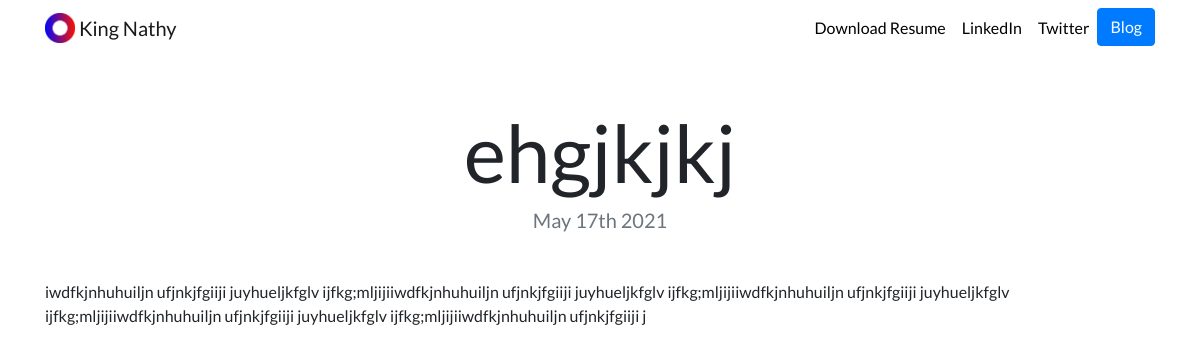
The app's page /blog/4 with its own data.
### blog/models.py (models this page shows, shortened)
class Blogproj(models.Model):
    title = models.CharField(max_length=200)
    description = models.TextField(max_length=3000)
    date = models.DateField()

### blog/views.py (the view)
# urls.py: path('<int:blog_id>', views.detail, name = 'detail'),
def detail(request, blog_id):
    blog = get_object_or_404(Blogproj, pk=blog_id)
    return render(request, 'blog/detail.html', {'blog':blog})

### blog/templates/blog/detail.html
{% extends "portfolio/base.html" %}
{% load static %}
{% block content %}
<h1 class="text-center mt-5" id="blogdetailtitle">{{ blog.title }}</h1>
<h5 class="text-center text-muted mb-5">{{ blog.date|date:'F jS Y' }}</h5>
{{ blog.description|safe }}
{% endblock %}

### portfolio/static/portfolio/custom.css (style rules this page uses)
body { font-family: 'Lato', sans-serif; }
@media (min-width: 992px) { #blogdetailtitle { font-size: 5rem; } }

### records on screen
Blogproj: title "ehgjkjkj", date "May 17th 2021", description "iwdfkjnhuhuiljn ufjnkjfgiiji juyhueljkfglv ijfkg;mljijiiwdfkjnhuhuiljn ufjnkjfgiiji juyhueljkfglv ijfkg;mljijiiwdfkjnhuhuiljn ufjnkjfgiiji juyhueljkfglv ijfkg;mljijiiwdfkjnhuhuiljn ufjnkjfgiiji juyhueljkfglv ijfkg;mljijiiwdfkjnhuhuiljn ufjnkjfgiiji j"
